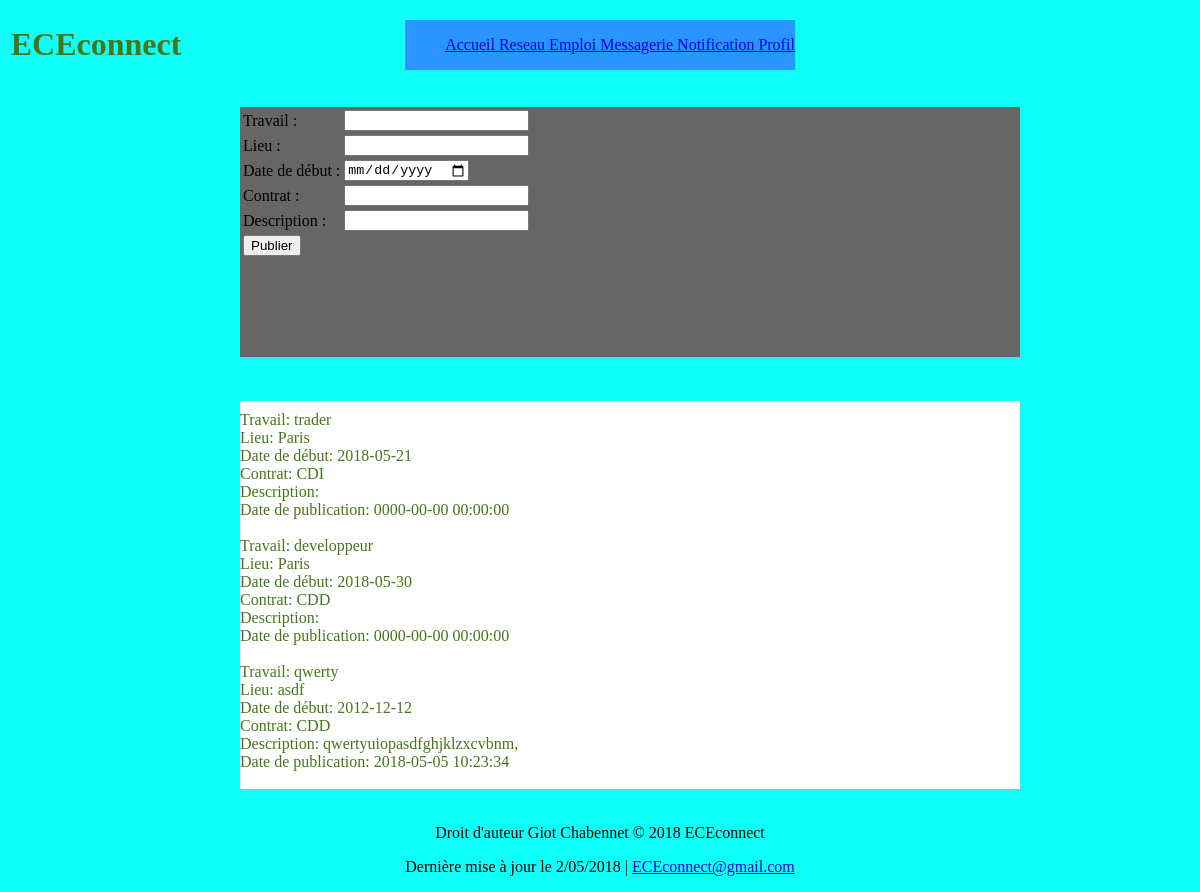
/emploi.php, run on the app's committed database.
### tables this page shows
CREATE TABLE IF NOT EXISTS `emploi` (
  `travail` varchar(100) NOT NULL,
  `lieu` varchar(100) NOT NULL,
  `dateDebut` date NOT NULL,
  `contrat` varchar(100) NOT NULL,
  `auteur` int(100) NOT NULL,
  `datePubli` datetime NOT NULL,
  `description` varchar(535) NOT NULL
);

### emploi.php (the view, shortened to what this page needs)
<!DOCTYPE html>
<html>
	<head>
		<link href="css/emploicss.css" rel="stylesheet" type="text/css">
	</head>
	<header>
		<div id="titre">
			<h1>ECEconnect</h1>
		</div>
		<nav>
			<ul>
				<a href="sommaire.php">Accueil </a>
				<a href="reseau.php">Reseau </a>
				<a href="emploi.php">Emploi </a>
				<a href="messagerie.php">Messagerie </a>
				<a href="notification.php">Notification </a>
				<a href="vous.php">Profil</a>
			</ul>
		</nav>
		<div class="publi">
			<form enctype="multipart/form-data" action="emploiTraitement.php" method="post">
				<table id="publication">
					<tr>
						<td>Travail : </td>
						<td><input type="text" name="travail"/></td>
					</tr>
					<tr>
						<td>Lieu : </td>
						<td><input type="text" name="lieu"/></td>
					</tr>
					<tr>
						<td>Date de début : </td>
						<td><input type="date" name="dateDebut"/></td>
					</tr>
					<tr>
						<td>Contrat : </td>
						<td><input type="text" name="contrat"/></td>
					</tr>
					<tr>
						<td>Description : </td>
						<td><input type="text" name="description"/></td>
					</tr>
					<tr>
						<td colspan="2"><input type="Submit" value="Publier"/></td>
					</tr>
				</table>
			</form>
		</div>
	</header>
	<body>
		<div id="maListe">
			<?php
				$db_handle = mysqli_connect('localhost','root','');
				$auteur =
				$sql = "SELECT * FROM emploi";
				$result = mysqli_query($db_handle, $sql);
				while($data = mysqli_fetch_assoc($result))
				{
					echo "Travail:             ".$data['travail'].'<br>';
					echo "Lieu:                ".$data['lieu'].'<br>';
					echo "Date de début:       ".$data['dateDebut'].'<br>';
					echo "Contrat:             ".$data['contrat'].'<br>';
					echo "Description:         ".$data['description'].'<br>';
					echo "Date de publication: ".$data['datePubli'].'<br><br>';
				}
			?>
		</div>
	</body>
	<div id="footer">
        <p>Droit d'auteur Giot Chabennet © 2018 ECEconnect</p>
        <p> Dernière mise à jour le 2/05/2018 |
        <a href="mailto:ECEconnect@gmail.com">ECEconnect@gmail.com</a>
        </p>
	</div>
</html>

### css/emploicss.css (style rules this page uses)
nav { position: fixed; top: 5%; left: 50%; transform: translate(-50%, -50%); background-color:#2b95ff; z-index:3; }
header { position: fixed; top: 0%; left:0%; right: 0%; bottom: 69.5%; z-index: 2; background-color: #0FFFF8; }
#titre { position: fixed; top: 5%; left: 8%; transform: translate(-50%, -50%); color:#48751A; }
.publi { position: fixed; top: 12%; right: 15%; left: 20%; bottom: 60%; background-color: #666666; z-index: 3; }
#maListe { position: absolute; padding-top: 10px; left:20%; right: 15%; top: 45%; color:#48751A; background-color: #FFFFFF; }
body { position:center; left:25%; right:15%; top:30%; bottom:15%; background-color:#0FFFF8; z-index: 1; }
#footer { padding-top: 800px; text-align: center; z-index: 4; }

### data on the page
emploi: travail "trader", lieu "Paris", dateDebut "2018-05-21", contrat "CDI", datePubli "0000-00-00 00:00:00"
emploi: travail "developpeur", lieu "Paris", dateDebut "2018-05-30", contrat "CDD", datePubli "0000-00-00 00:00:00"
emploi: travail "qwerty", lieu "asdf", dateDebut "2012-12-12", contrat "CDD", description "qwertyuiopasdfghjklzxcvbnm,", datePubli "2018-05-05 10:23:34"
